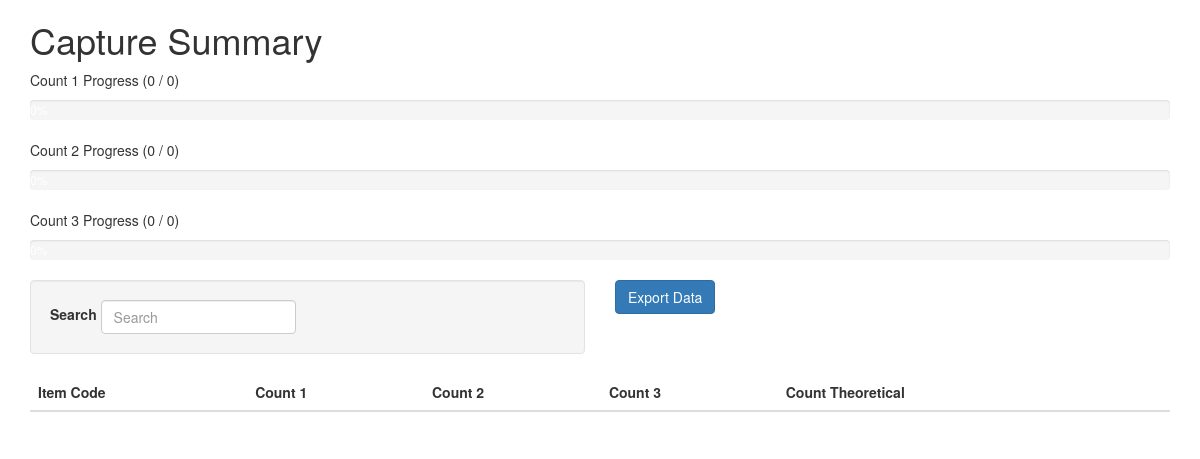
The app's page /summary (signed in), older data.
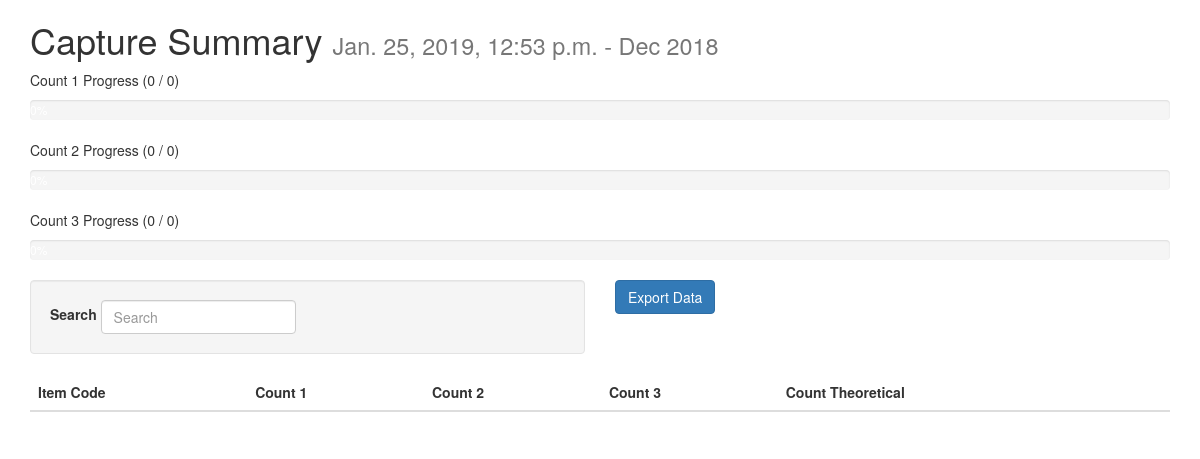
The same page, newer data.
### inventit/models.py (models this page shows, shortened)
class CountHeader(models.Model):
    count_date = models.DateTimeField(db_index=True, auto_now_add=True)
    description = models.TextField(null=True)
    is_active = models.BooleanField(default=False)

### inventit/views.py (the view)
# urls.py: url(r'^summary', views.summary, name='summary'),
@login_required()
def summary(request):
    template = "inventit/summary.html"
    count_header = CountHeader.objects.filter(is_active=True)
    count_lines = CountLines.objects.filter(count_header=count_header.first())
    summary_count1 = (
        CountLines.objects.filter(count_header=count_header.first())
        .filter(count_1__gte=0)
        .count()
    )
    summary_count2 = (
        CountLines.objects.filter(count_header=count_header.first())
        .filter(count_2__gte=0)
        .count()
    )
    summary_count3 = (
        CountLines.objects.filter(count_header=count_header.first())
        .filter(count_3__gte=0)
        .count()
    )
    total = CountLines.objects.filter(count_header=count_header.first()).count()
    summary_count1Percentage = 0
    summary_count2Percentage = 0
    summary_count3Percentage = 0
    if summary_count1Percentage:
        summary_count1Percentage = round(
            (float(summary_count1) / float(total)) * 100, 1
        )
    if summary_count2Percentage:
        summary_count2Percentage = round(
            (float(summary_count2) / float(total)) * 100, 1
        )
    if summary_count3Percentage:
        summary_count3Percentage = round(
            (float(summary_count3) / float(total)) * 100, 1
        )
    counts = {
        "summary_count1": summary_count1,
        "summary_count2": summary_count2,
        "summary_count3": summary_count3,
        "summary_count1Percentage": summary_count1Percentage,
        "summary_count2Percentage": summary_count2Percentage,
        "summary_count3Percentage": summary_count3Percentage,
        "total": total,
    }
    context = {"count_headers": count_header, "lines": count_lines, "counts": counts}
    return render(request, template, context)

### inventit/templates/inventit/summary.html (shortened to what this page needs)
{% extends 'base.html' %}
{% block content %}
<div class="row">
	<div class="col-md-12">
		<h1>Capture Summary
		<small>
			{% for count_header in count_headers %}
			  {{count_header.count_date}} - {{count_header.description}} <br />
			{% endfor %}
		</small>
		</h1>
	</div>
</div>
<div class="row">
	<div class="col-md-12">
		<p>Count 1 Progress ({{counts.summary_count1}} / {{counts.total}})</p>
		<div class="progress">
		</div>
	</div>
	<div class="col-md-12">
		<p>Count 2 Progress ({{counts.summary_count2}} / {{counts.total}})</p>
		<div class="progress">
		</div>
	</div>
	<div class="col-md-12">
		<p>Count 3 Progress ({{counts.summary_count3}} / {{counts.total}})</p>
		<div class="progress">
		</div>
	</div>
</div>
<div class="row">
	<div class="col-md-6">
		<div class="well">
			<form class="form-inline">
				<div class="form-group">
					<label for="exampleInputName2">Search</label>
					<input type="text" class="form-control" id="searchInput" placeholder="Search">
				</div>
			</form>
		</div>
	</div>
	<div class="col-md-6">
		<a href="/export" class="btn btn-primary">Export Data</a>
	</div>
</div>
<div class="row">
	<div class="col-md-12">
		<table class="table">
			<thead>
				<tr>
					<th>Item Code</th>
					<th>Count 1 </th>
					<th>Count 2 </th>
					<th>Count 3 </th>
					<th>Count Theoretical</th>
					<th></th>
				</tr>
				</thead>
		</table>
	</div>
</div>
{% endblock %}

### inventit/templates/base.html (shortened to what this page needs)
{% load staticfiles %}
<!DOCTYPE html>
<html lang="en">
    <head>
        <link rel="stylesheet" href="https://maxcdn.bootstrapcdn.com/bootstrap/3.3.6/css/bootstrap.min.css">
        <link rel="stylesheet" href="https://maxcdn.bootstrapcdn.com/font-awesome/4.6.3/css/font-awesome.min.css">
    </head>
    <body>
        <div class="container">
        {% block content %}
        {% endblock %}
        </div>
    </body>
</html>

Row changes from the older to the newer data that the page shows:
now on this page (row edited): CountHeader: count_date "Jan. 25, 2019, 12:53 p.m.", description "Dec 2018"
